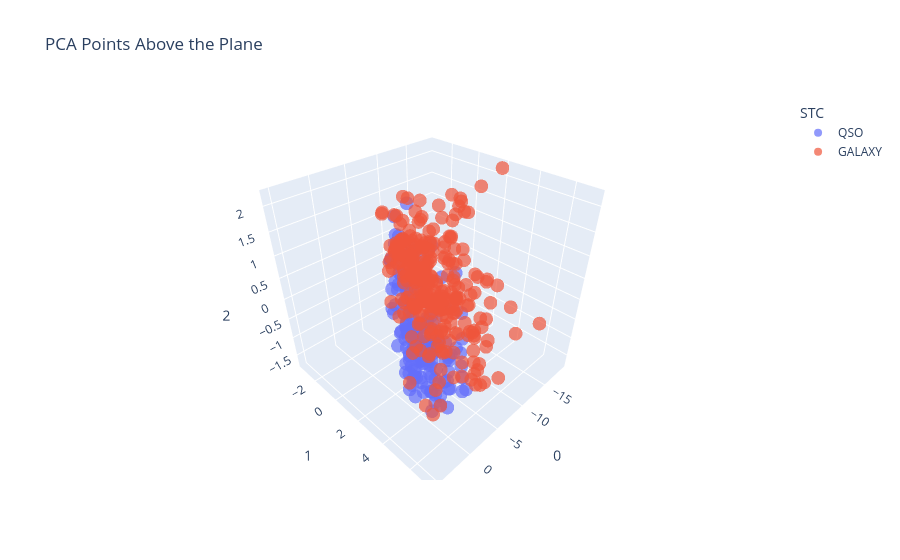
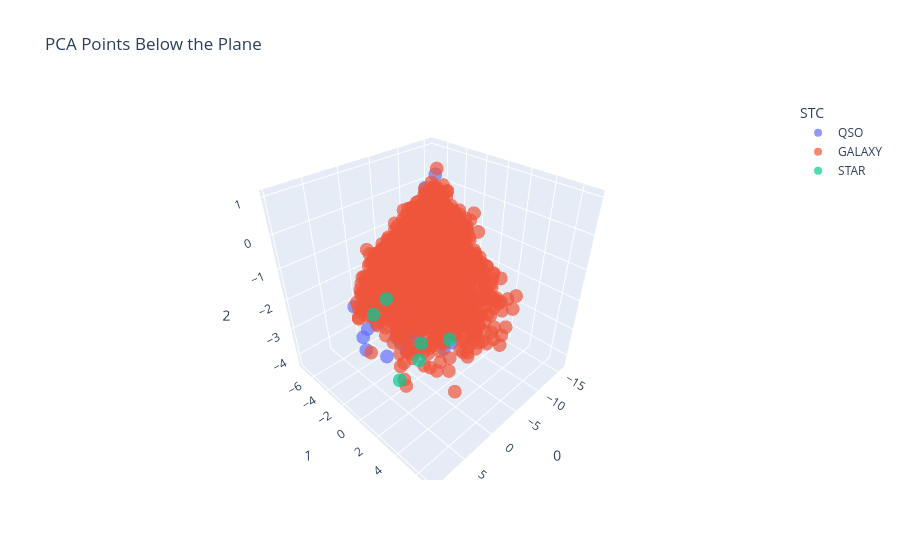

These figures' notebook cell, in order:
### Code cell
import plotly.express as px
import pandas as pd
import numpy as np
import plotly.graph_objects as go

# Extract PCA components
X_pts = pca_df[0].values
Y_pts = pca_df[1].values
Z_pts = pca_df[2].values

# Rotation angles
#theta_x = np.pi / 5.142  # 45 degrees
#theta_z = np.pi / 9  # 10 degrees

# Original normal vector (before rotation)
normal = np.array([0, 0, 1])  # Plane was originally Z = 0

# Step 1: Rotate normal vector about X-axis
rotation_x = np.array([
    [1, 0, 0],
    [0, np.cos(theta_x), -np.sin(theta_x)],
    [0, np.sin(theta_x), np.cos(theta_x)]
])
normal_x_rotated = np.dot(rotation_x, normal)

# Step 2: Rotate normal vector about Z-axis
rotation_z = np.array([
    [np.cos(theta_z), -np.sin(theta_z), 0],
    [np.sin(theta_z), np.cos(theta_z), 0],
    [0, 0, 1]
])
normal_rotated = np.dot(rotation_z, normal_x_rotated)

# Extract the components of the final normal vector
N_x, N_y, N_z = normal_rotated

# Define a point on the plane (origin since the plane passes through (0,0,0))
d = 1  # Plane passes through the origin in PCA space

# Compute signed distance for each point
signed_distance = N_x * X_pts + N_y * Y_pts + N_z * Z_pts - d

# Mask for above/below the plane
above_plane_mask = signed_distance > 0
below_plane_mask = ~above_plane_mask

# Create two separate DataFrames
above_plane_df = pca_df[above_plane_mask]
below_plane_df = pca_df[below_plane_mask]

# Create 3D scatter plot for points above the plane
fig_above = px.scatter_3d(
    above_plane_df, 
    x=0, 
    y=1, 
    z=2, 
    color="STC",
    opacity=0.7,
    title="PCA Points Above the Plane",
    labels={0: "PCA 1", 1: "PCA 2", 2: "PCA 3"}
)

# Create 3D scatter plot for points below the plane
fig_below = px.scatter_3d(
    below_plane_df, 
    x=0, 
    y=1, 
    z=2, 
    color="STC",
    opacity=0.7,
    title="PCA Points Below the Plane",
    labels={0: "PCA 1", 1: "PCA 2", 2: "PCA 3"}
)

# Show the two figures separately
fig_above.show()
fig_below.show()

### Figure 1 — Plotly figure (JSON) as saved in the notebook; plotly's stock layout.template omitted (floating-point values rounded to 4 significant figures; data arrays with more than 128 entries replaced by an {"elided": "..."} marker saying what was removed)
{"data": [{"hovertemplate": "STC=QSO<br>0=%{x}<br>1=%{y}<br>2=%{z}<extra></extra>", "legendgroup": "QSO", "marker": {"color": "#636efa", "opacity": 0.7, "symbol": "circle"}, "mode": "markers", "name": "QSO", "scene": "scene", "showlegend": true, "type": "scatter3d", "x": {"elided": "165 float values"}, "y": {"elided": "165 float values"}, "z": {"elided": "165 float values"}}, {"hovertemplate": "STC=GALAXY<br>0=%{x}<br>1=%{y}<br>2=%{z}<extra></extra>", "legendgroup": "GALAXY", "marker": {"color": "#EF553B", "opacity": 0.7, "symbol": "circle"}, "mode": "markers", "name": "GALAXY", "scene": "scene", "showlegend": true, "type": "scatter3d", "x": {"elided": "283 float values"}, "y": {"elided": "283 float values"}, "z": {"elided": "283 float values"}}], "layout": {"legend": {"title": {"text": "STC"}, "tracegroupgap": 0}, "scene": {"domain": {"x": [0, 1], "y": [0, 1]}, "xaxis": {"title": {"text": "0"}}, "yaxis": {"title": {"text": "1"}}, "zaxis": {"title": {"text": "2"}}}, "title": {"text": "PCA Points Above the Plane"}}}

### Figure 2 — Plotly figure (JSON) as saved in the notebook; plotly's stock layout.template omitted (floating-point values rounded to 4 significant figures; data arrays with more than 128 entries replaced by an {"elided": "..."} marker saying what was removed)
{"data": [{"hovertemplate": "STC=QSO<br>0=%{x}<br>1=%{y}<br>2=%{z}<extra></extra>", "legendgroup": "QSO", "marker": {"color": "#636efa", "opacity": 0.7, "symbol": "circle"}, "mode": "markers", "name": "QSO", "scene": "scene", "showlegend": true, "type": "scatter3d", "x": {"elided": "209 float values"}, "y": {"elided": "209 float values"}, "z": {"elided": "209 float values"}}, {"hovertemplate": "STC=GALAXY<br>0=%{x}<br>1=%{y}<br>2=%{z}<extra></extra>", "legendgroup": "GALAXY", "marker": {"color": "#EF553B", "opacity": 0.7, "symbol": "circle"}, "mode": "markers", "name": "GALAXY", "scene": "scene", "showlegend": true, "type": "scatter3d", "x": {"elided": "1722 float values"}, "y": {"elided": "1722 float values"}, "z": {"elided": "1722 float values"}}, {"hovertemplate": "STC=STAR<br>0=%{x}<br>1=%{y}<br>2=%{z}<extra></extra>", "legendgroup": "STAR", "marker": {"color": "#00cc96", "opacity": 0.7, "symbol": "circle"}, "mode": "markers", "name": "STAR", "scene": "scene", "showlegend": true, "type": "scatter3d", "x": [9.575, 4.771, 7.994, 7.517, 4.511, 4.342], "y": [4.332, 5.658, 5.039, 4.952, -0.03366, -1.719], "z": [-1.843, -1.005, -1.298, -0.9165, -1.076, -1.924]}], "layout": {"legend": {"title": {"text": "STC"}, "tracegroupgap": 0}, "scene": {"domain": {"x": [0, 1], "y": [0, 1]}, "xaxis": {"title": {"text": "0"}}, "yaxis": {"title": {"text": "1"}}, "zaxis": {"title": {"text": "2"}}}, "title": {"text": "PCA Points Below the Plane"}}}
